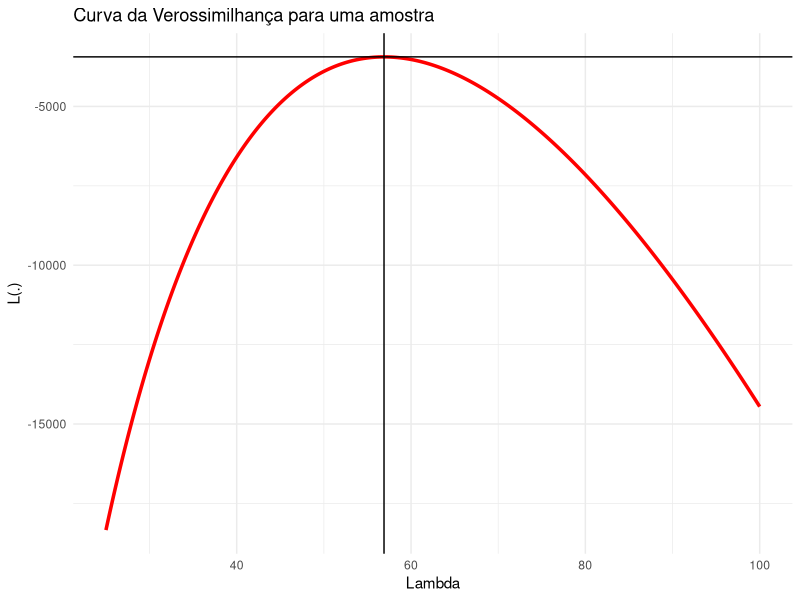

Recreate this plot in R.
## ---- chunk 1
knitr::opts_chunk$set(dpi = 180, error = TRUE, message = FALSE, warning = FALSE)
library(tidyverse)
## ---- chunk 2
lambda_original <- runif(1, 40, 60)

amostra <- rpois(1000, lambda_original)
## ---- chunk 3

fatorial <- function(n) {
  
  if(n == 0L | n == 1L) return(1)
  if(n > 1L)            return(n*fatorial(n - 1))
  
}

fatorial(4) # teste
## ---- chunk 4

(simulacao <- tibble(lambda = seq(25, 100, by = 0.1)) %>%
  mutate(L = map_dbl(
    lambda, 
    function(.x) sum(amostra*log(.x) - .x - log(map_dbl(amostra, fatorial)))
    )))

(results <- simulacao %>%
  filter(L == max(L)))

## ---- chunk 5

lambda_original

## ---- chunk 6

simulacao %>%
  ggplot(aes(x = lambda, y = L)) +
  geom_line(size = 1.2, col = "red") +
  geom_hline(yintercept = pull(results, L)) +
  geom_vline(xintercept = pull(results, lambda)) +
  labs(title = "Curva da Verossimilhança para uma amostra",
       x = "Lambda",
       y = "L(.)") +
  theme_minimal()

